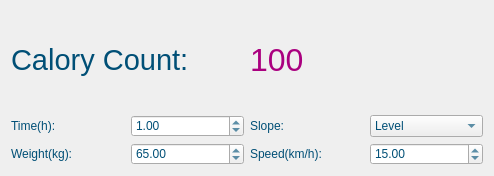
<?xml version="1.0" encoding="UTF-8"?>
<ui version="4.0">
 <class>Widget</class>
 <widget class="QWidget" name="Widget">
  <property name="geometry">
   <rect>
    <x>0</x>
    <y>0</y>
    <width>494</width>
    <height>176</height>
   </rect>
  </property>
  <property name="windowTitle">
   <string>Calory Counter</string>
  </property>
  <property name="autoFillBackground">
   <bool>true</bool>
  </property>
  <property name="styleSheet">
   <string notr="true">color: rgb(0, 255, 255)</string>
  </property>
  <layout class="QVBoxLayout" name="verticalLayout">
   <item>
    <layout class="QHBoxLayout" name="horizontalLayout_7">
     <item>
      <widget class="QLabel" name="label">
       <property name="font">
        <font>
         <family>Ubuntu</family>
         <pointsize>22</pointsize>
        </font>
       </property>
       <property name="styleSheet">
        <string notr="true">color: rgb(0, 79, 118)</string>
       </property>
       <property name="text">
        <string>Calory Count: </string>
       </property>
      </widget>
     </item>
     <item>
      <widget class="QLabel" name="CaloryCountLabel">
       <property name="font">
        <font>
         <pointsize>24</pointsize>
        </font>
       </property>
       <property name="styleSheet">
        <string notr="true">color:  rgb(170, 0, 127)</string>
       </property>
       <property name="text">
        <string>100</string>
       </property>
      </widget>
     </item>
    </layout>
   </item>
   <item>
    <layout class="QHBoxLayout" name="horizontalLayout_5">
     <item>
      <layout class="QHBoxLayout" name="horizontalLayout_2">
       <item>
        <widget class="QLabel" name="label_4">
         <property name="styleSheet">
          <string notr="true">color: rgb(0, 79, 118)</string>
         </property>
         <property name="text">
          <string>Time(h):</string>
         </property>
        </widget>
       </item>
       <item>
        <widget class="QDoubleSpinBox" name="TimeSpinBox">
         <property name="styleSheet">
          <string notr="true">color: rgb(0, 79, 118)</string>
         </property>
         <property name="value">
          <double>1.000000000000000</double>
         </property>
        </widget>
       </item>
      </layout>
     </item>
     <item>
      <layout class="QHBoxLayout" name="horizontalLayout_3">
       <item>
        <widget class="QLabel" name="label_5">
         <property name="styleSheet">
          <string notr="true">color: rgb(0, 79, 118)</string>
         </property>
         <property name="text">
          <string>Slope:</string>
         </property>
        </widget>
       </item>
       <item>
        <widget class="QComboBox" name="SlopecomboBox">
         <property name="styleSheet">
          <string notr="true">color: rgb(0, 79, 118)</string>
         </property>
         <item>
          <property name="text">
           <string>Level</string>
          </property>
         </item>
        </widget>
       </item>
      </layout>
     </item>
    </layout>
   </item>
   <item>
    <layout class="QHBoxLayout" name="horizontalLayout_6">
     <item>
      <layout class="QHBoxLayout" name="horizontalLayout">
       <item>
        <widget class="QLabel" name="label_3">
         <property name="styleSheet">
          <string notr="true">color: rgb(0, 79, 118)</string>
         </property>
         <property name="text">
          <string>Weight(kg):</string>
         </property>
        </widget>
       </item>
       <item>
        <widget class="QDoubleSpinBox" name="WeightSpinBox">
         <property name="styleSheet">
          <string notr="true">color: rgb(0, 79, 118)</string>
         </property>
         <property name="value">
          <double>65.000000000000000</double>
         </property>
        </widget>
       </item>
      </layout>
     </item>
     <item>
      <layout class="QHBoxLayout" name="horizontalLayout_4">
       <item>
        <widget class="QLabel" name="label_6">
         <property name="styleSheet">
          <string notr="true">color: rgb(0, 79, 118)</string>
         </property>
         <property name="text">
          <string>Speed(km/h):</string>
         </property>
        </widget>
       </item>
       <item>
        <widget class="QDoubleSpinBox" name="SpeedSpinBox">
         <property name="styleSheet">
          <string notr="true">color: rgb(0, 79, 118)</string>
         </property>
         <property name="value">
          <double>15.000000000000000</double>
         </property>
        </widget>
       </item>
      </layout>
     </item>
    </layout>
   </item>
  </layout>
 </widget>
 <resources/>
 <connections/>
</ui>
